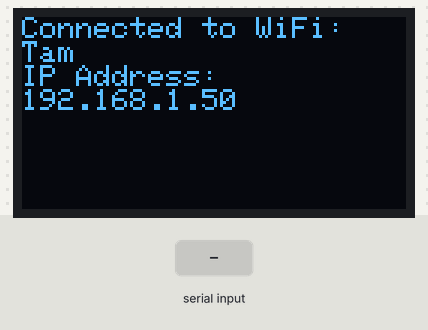
Bench run of a sketch on a simulated ESP32. Shown: 128×64 one-colour display. The inputs (shaded band) are chosen by the test bench. WiFi joins after 1.5 s; servers stay silent unless stated; uploads are accepted with an empty reply; what the sketch prints to the serial monitor is not drawn.

Above: at 9.2 s.
9.3 s: "1" received over the second serial link
Timing chart, 0 to 12.3 s (numbered marks = the images above; inputs shaded):
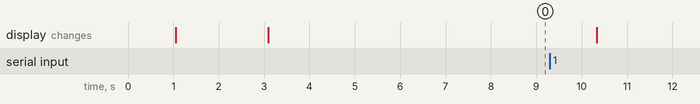

The sketch:

receiver.ino
```cpp
#include <SoftwareSerial.h>
#include <WiFi.h>
#include <HTTPClient.h>
#include <Wire.h>
#include <Adafruit_GFX.h>
#include <Adafruit_SSD1306.h>
#include <ArduinoJson.h>

#define SCREEN_WIDTH 128 // OLED display width, in pixels
#define SCREEN_HEIGHT 64 // OLED display height, in pixels
Adafruit_SSD1306 display(SCREEN_WIDTH, SCREEN_HEIGHT, &Wire, -1);

const char* ssid = "Tam";
const char* password = "qa03012007";

SoftwareSerial LoRaSerial(26,25); // RX, TX
String endpoint = "https://us-east-1.aws.data.mongodb-api.com/app/application-0-vqinw/endpoint/sensor";
HTTPClient http;

String check = "IN";

void setup() {
Serial.begin(9600); // USB Serial
delay(1000);
LoRaSerial.begin(19200); // LoRa Software Serial
displaySet();
WiFi.begin(ssid, password);
connectToWiFi();
displayWiFiInfo();
http.begin(endpoint);
delay(5000);
}

void loop() {
  while (LoRaSerial.available()) {
    String data = LoRaSerial.readString();
    setOled();
    String Adata = "{" + data + ", \"stt\": \"" + check + "\"}";
    Serial.println(Adata);
    displayJsonOnOled(Adata);
    display.display();
    sendData(Adata);
    delay(1000);
  }
}

void connectToWiFi() {
  WiFi.begin(ssid, password);
  Serial.println("Connecting to WiFi...");
  while (WiFi.status() != WL_CONNECTED) {
    delay(1000);
    Serial.println("Connecting...");
  }
  Serial.println("Connected to WiFi");
}

void displayWiFiInfo() {
  display.clearDisplay();
  display.setTextSize(1);
  display.setTextColor(SSD1306_WHITE);
  display.setCursor(0, 0);
  display.println("Connected to WiFi:");
  display.println(ssid);
  display.println("IP Address:");
  display.println(WiFi.localIP());
  display.display();
}

void sendData(String dataToSend){
    http.addHeader("Content-Type", "application/json");
    int httpResponseCode = http.POST(dataToSend);
}

void setOled(){
  display.clearDisplay();
  display.setCursor(0, 10);
}

void displayJsonOnOled(String jsonString) {
  StaticJsonDocument<200> doc;
  DeserializationError error = deserializeJson(doc, jsonString);

  if (error) {
    Serial.print("deserializeJson() failed: ");
    Serial.println(error.f_str());
    return;
  }

  // Lấy giá trị từ tài liệu JSON
  const char *latitude = doc["lat"];
  const char *longitude = doc["lng"];
  const char *status = doc["stt"];

  // Hiển thị giá trị lên màn hình OLED
  display.clearDisplay();
  display.setTextSize(1);
  display.setTextColor(SSD1306_WHITE);
  display.setCursor(0, 0);
  display.print("Latitude: ");
  display.println(latitude);
  display.print("Longitude: ");
  display.println(longitude);
  display.print("Status: ");
  display.println(status);
  display.display();
}
void displaySet(){
  display.begin(SSD1306_SWITCHCAPVCC, 0x3C);
  display.setTextSize(1);
  display.setTextColor(SSD1306_WHITE);
  display.setCursor(0, 0);
  display.clearDisplay();
  display.print("Connecting...");
  display.display();
}
```
